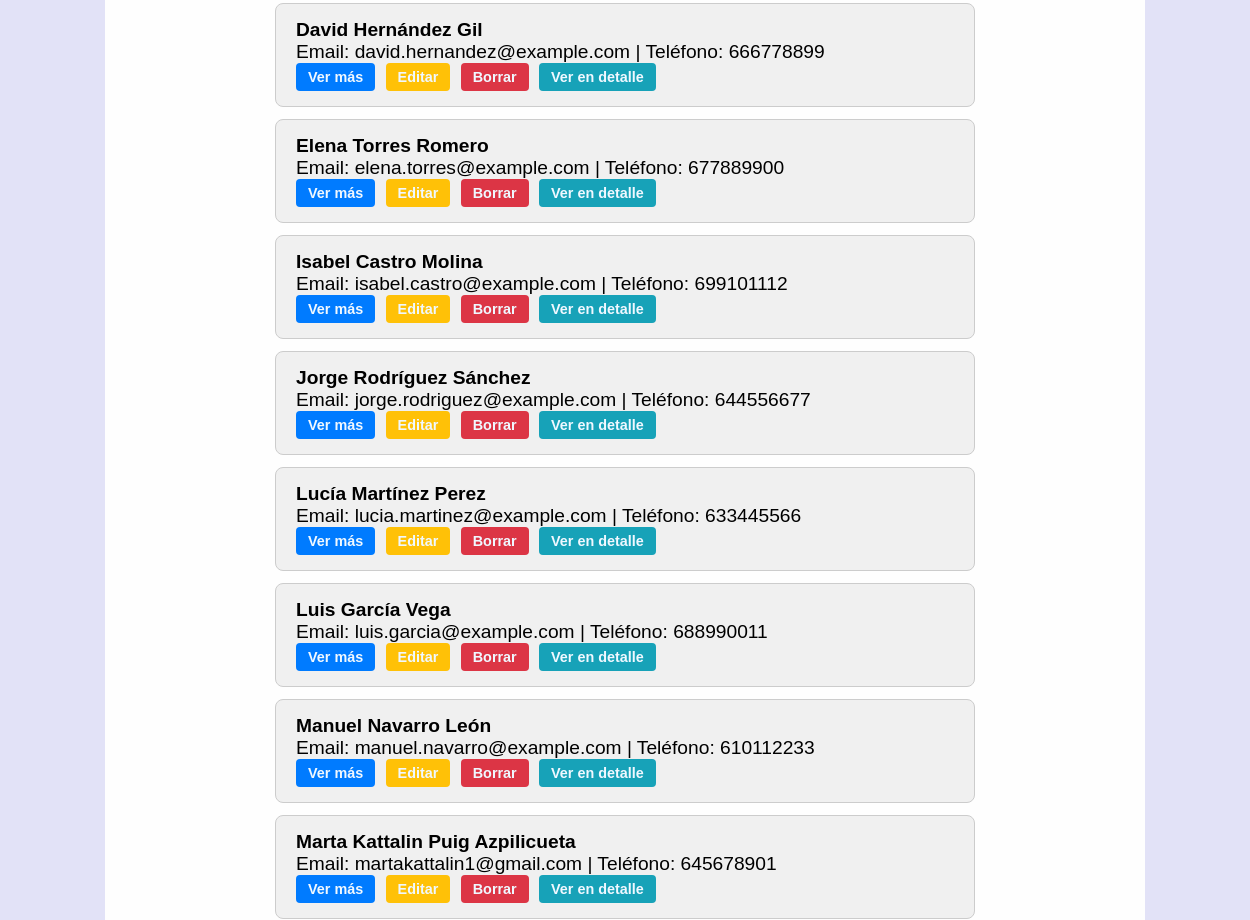
The app's page /empleados/ (signed in, middle part), older data.
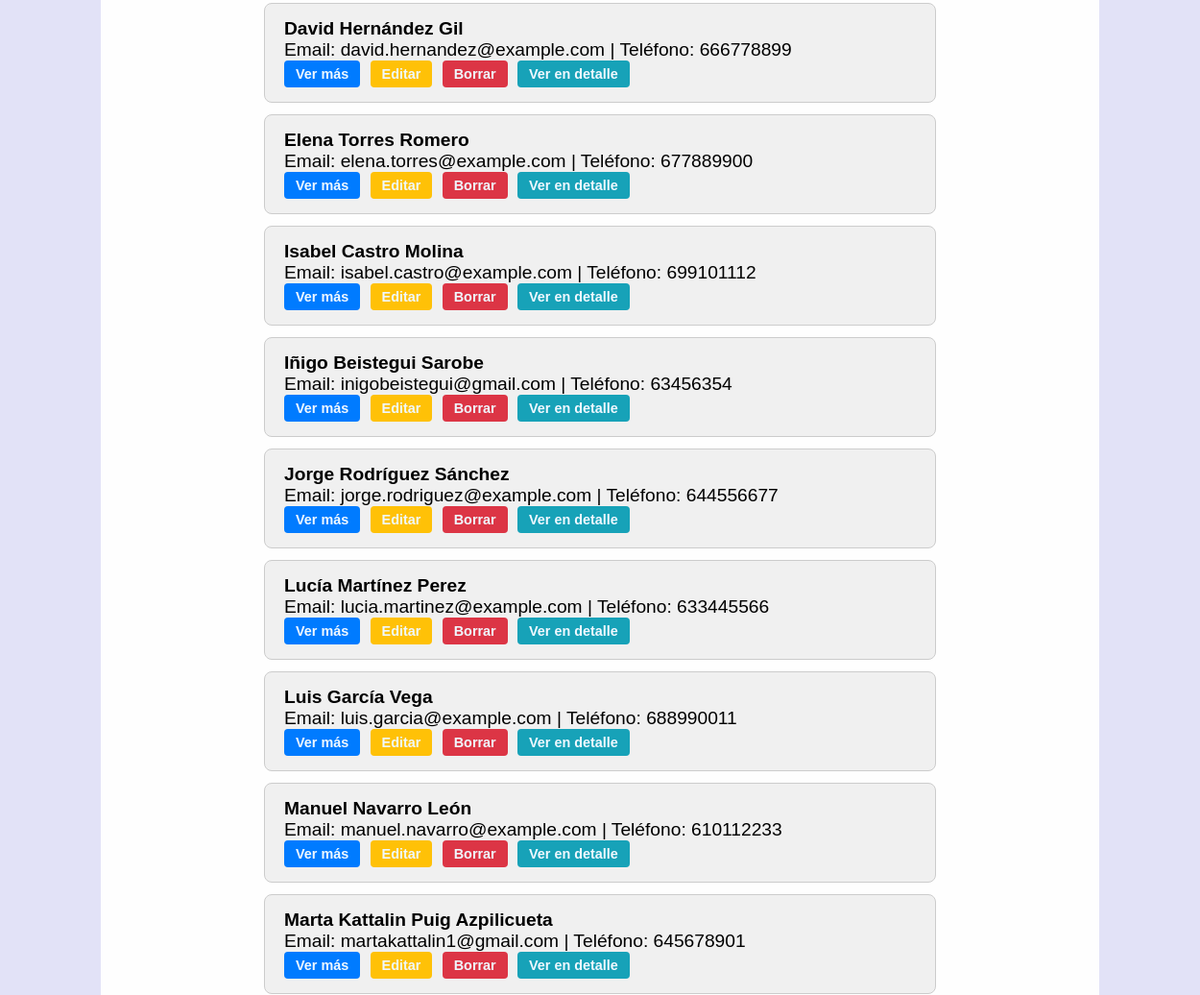
The same page, newer data.
### gestion_produccion_G6/models.py (models this page shows, shortened)
class Empleado(models.Model):
    dni = models.CharField(max_length=10, unique=True)
    nombre = models.CharField(max_length=50)
    apellidos = models.CharField(max_length=100)
    email = models.EmailField()
    telefono = models.CharField(max_length=15)

### gestion_produccion_G6/views.py (the view)
# urls.py: path('empleados/', views.EmpleadoListView.as_view(), name='empleado_list'),
class EmpleadoListView(LoginRequiredMixin, ListView):
    model = Empleado
    template_name = 'empleado_list.html'
    context_object_name = 'empleados'
    ordering = ['nombre']
    def get(self, request, *args, **kwargs):
        vengo_de = request.GET.get('vengo_de', None)
        if vengo_de == "boton_arriba":
            request.session['origen'] = request.build_absolute_uri()
        return super().get(request, *args, **kwargs)

### gestion_produccion_G6/templates/empleado_list.html (shortened to what this page needs)
{% extends "base.html" %}
{% load static %}
{% block content %}
<ul class="lista_general">
  {% for empleado in empleados %}
  <ul class="lista" id="{{empleado.pk}}">
    <li><strong>{{ empleado.nombre }} {{ empleado.apellidos }}</strong><br /></li>
    <li id="final{{empleado.pk}}">
      Email: {{ empleado.email }} | Teléfono: {{ empleado.telefono }}
    </li>
    <li>
      <a href="{% url 'empleado_detail' empleado.pk %}" class="boton_ver" data-pk="{{empleado.pk}}">Ver más</a>
      <a href="{% url 'empleado_update' empleado.pk %}" class="boton_editar">Editar</a>
      <a href="{% url 'empleado_delete' empleado.pk %}" class="boton_eliminar">Borrar</a>
      <a href="{% url 'empleado_detail' empleado.pk %}" class="boton_ver_mas">Ver en detalle</a>
    </li>
  </ul>
  {% empty %}
  <li class="lista">No hay empleados disponibles.</li>
  {% endfor %}
</ul>
{% endblock %}

Row changes from the older to the newer data that the page shows:
added Empleado: nombre "Iñigo", apellidos "Beistegui Sarobe", email "inigobeistegui@gmail.com", telefono "63456354"
